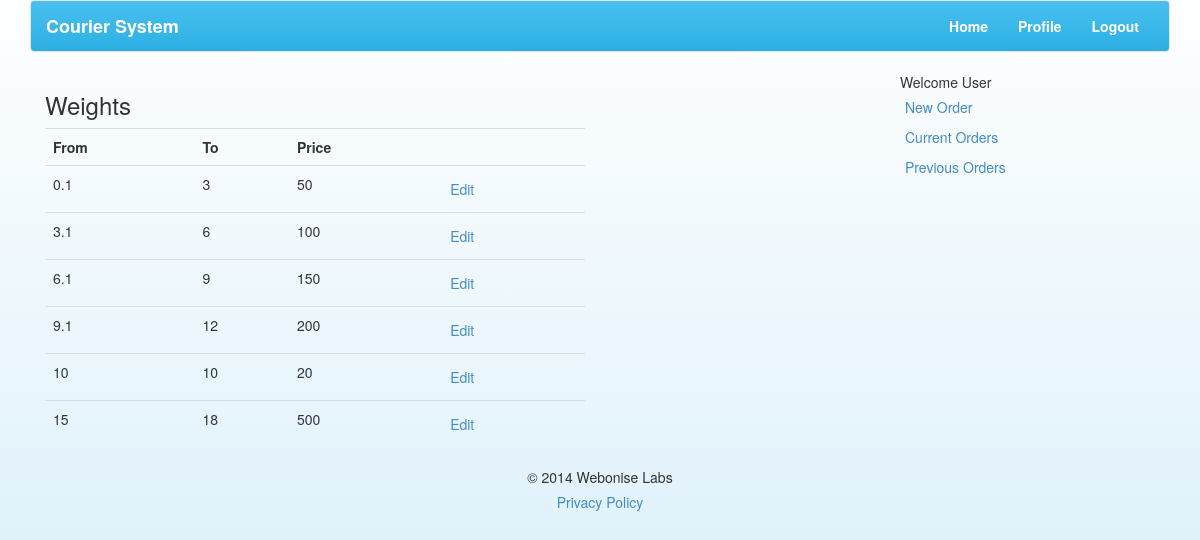
The page /showWeights.php (signed in) on the database its author committed.
### tables this page shows
CREATE TABLE IF NOT EXISTS `weight` (
  `id` int(3) NOT NULL AUTO_INCREMENT,
  `from_range` float NOT NULL,
  `to_range` float NOT NULL,
  `price` int(10) NOT NULL,
  PRIMARY KEY (`id`)
);

### classes/DBClass.php (called while the page is built, shortened)
<?php
class DB extends PDO
{
	function getListWeight()
	{
		try
		{
			$stmt = parent::prepare("SELECT * FROM weight");
			if($stmt->execute())
				{
					return $stmt->fetchAll(PDO::FETCH_ASSOC);
				}
				else
				{
					return false;
				}
		}
 		catch (PDOException $e) {
   			 echo 'Error: ' . $e->getMessage();
			 die();
		}
	}
}
?>

### showWeights.php (the view, shortened to what this page needs)
<?php
require_once("header.php");
?>
<div class="col-lg-6">
<h3>Weights</h3>
<table class="table">
<th>From</th>
<th>To</th>
<th>Price</th>
<th></th>
	<?php
		$result = $db->getListWeight();
		foreach($result as $value){
		echo '<tr>
				<td>
				'.$value['from_range'].'
				</td>
				<td>
					'.$value['to_range'].'
				</td>
				<td>
					'.$value['price'].'
				</td>
				<td>
					<a href="editWeights.php?id='.$value['id'].'">Edit</a>
				</td>
			 </tr>	';
		}
	?>
</table>
</div>
<div class="col-lg-3">
</div>
<div class="col-lg-3">
</div>
<?php
require_once("footer.php");
?>

### userMenu.php (style rules this page uses)
a { display: block; padding: 5px; }

### rows shown on the page
weight: from_range "0.1", to_range "3", price "50"
weight: from_range "3.1", to_range "6", price "100"
weight: from_range "6.1", to_range "9", price "150"
weight: from_range "9.1", to_range "12", price "200"
weight: from_range "10", to_range "10", price "20"
weight: from_range "15", to_range "18", price "500"

### other values the page prints
$_COOKIE['user_name'] "User"
